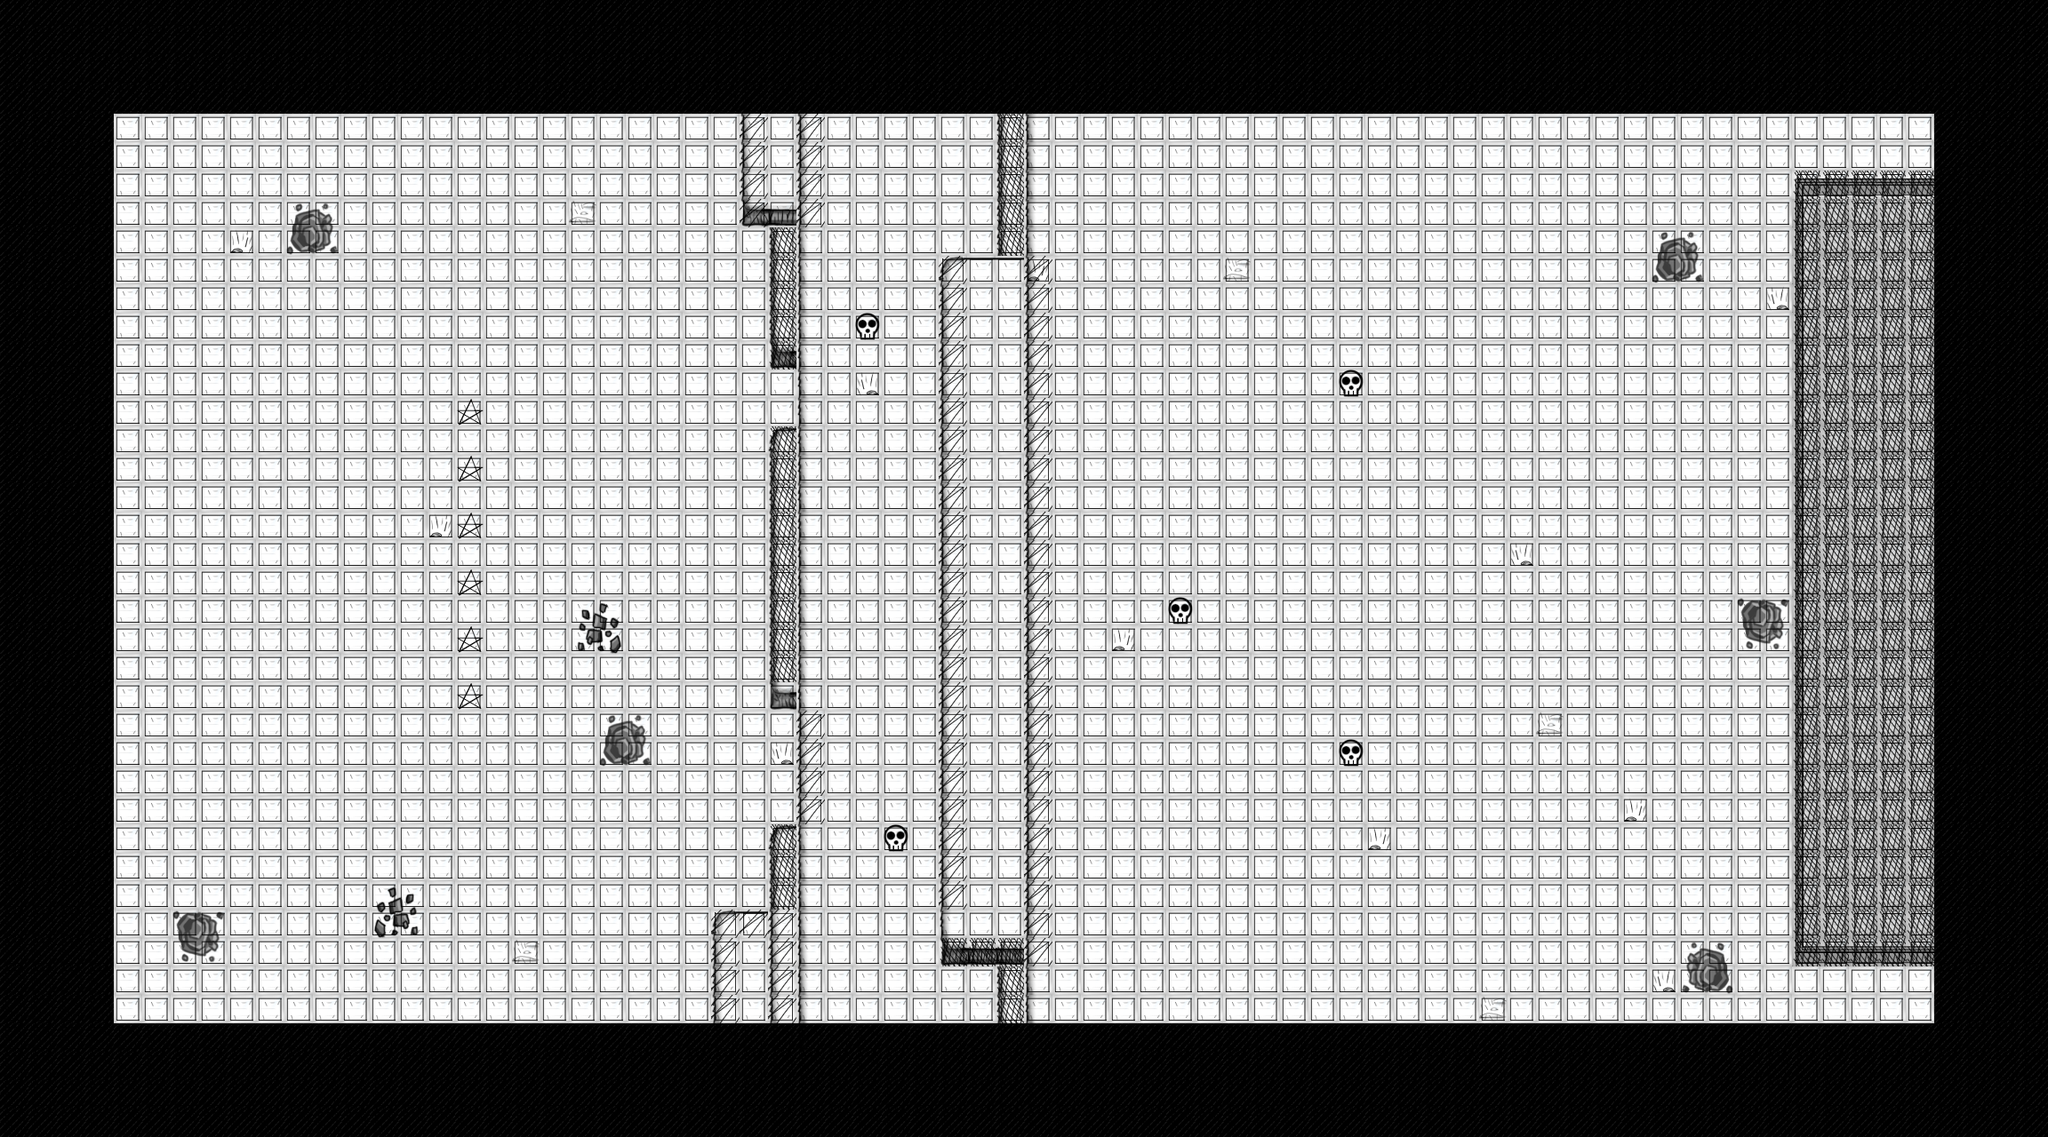

This is a level from a 2D game, rendered from its Tiled map with the project's own tilesets. A one-line summary and the map file follow, with tile-layer data summarised:
An orthogonal 72x40 tile map with 32x32 px tiles, 4 tile layers (Aesthetic Layer, Doodadlayer, Data Layer, Spawn Layer), 3 tilesets.

<map version="1.0" tiledversion="1.1.5" orientation="orthogonal" renderorder="right-down" width="72" height="40" tilewidth="32" tileheight="32" infinite="0" nextobjectid="1">
 <tileset firstgid="1" name="32X32" tilewidth="32" tileheight="32" tilecount="35" columns="5">
  <image source="32X32.png" width="160" height="224" />
  <tile id="0">
   <properties>
    <property name="canMove" type="bool" value="true" />
    <property name="moveCost" type="int" value="1" />
    <property name="occupied" type="bool" value="false" />
   </properties>
  </tile>
  <tile id="1">
   <properties>
    <property name="canMove" type="bool" value="true" />
    <property name="moveCost" type="int" value="3" />
    <property name="occupied" type="bool" value="false" />
   </properties>
  </tile>
  <tile id="2">
   <properties>
    <property name="canMove" type="bool" value="false" />
    <property name="moveCost" type="int" value="0" />
    <property name="occupied" type="bool" value="false" />
   </properties>
  </tile>
  <tile id="4">
   <properties>
    <property name="EnemySpawn" type="bool" value="false" />
    <property name="VanguardSpawn" type="bool" value="true" />
   </properties>
  </tile>
  <tile id="34">
   <properties>
    <property name="EnemySpawn" type="bool" value="true" />
    <property name="VanguardSpawn" type="bool" value="false" />
   </properties>
  </tile>
 </tileset>
 <tileset firstgid="36" name="Tree3" tilewidth="96" tileheight="96" tilecount="1" columns="1">
  <image source="Tree3.png" width="96" height="96" />
 </tileset>
 <tileset firstgid="37" name="64X64" tilewidth="32" tileheight="32" tilecount="24" columns="4">
  <image source="64X64.png" width="129" height="194" />
 </tileset>
 <layer name="Aesthetic Layer" width="72" height="40">
  <data>[2880 cells, 2880 non-empty, 5 distinct tile ids]</data>
 </layer>
 <layer name="Doodadlayer" width="72" height="40">
  <data>[2880 cells, 201 non-empty, 18 distinct tile ids]</data>
 </layer>
 <layer name="Data Layer" width="72" height="40">
  <data>[2880 cells, 2880 non-empty, 3 distinct tile ids]</data>
 </layer>
 <layer name="Spawn Layer" width="72" height="40">
  <data>[2880 cells, 11 non-empty, 2 distinct tile ids]</data>
 </layer>
</map>
